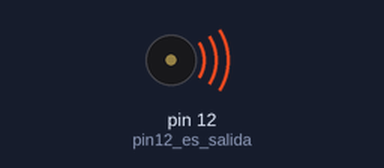
This sketch was run on a simulated Arduino Uno, built with avr-gcc and run on an emulated ATmega328P. On the bench: buzzer (waves = sounding).

Above: at 0.5 s.
Timing chart, 0 to 4.6 s (numbered marks = the images above):
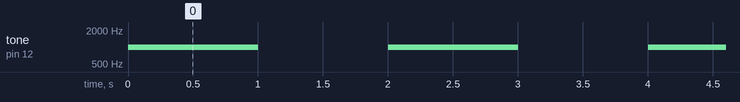

Measured:
- by itself, tone on pin 12 (pin12_es_salida): alternates 1000 Hz for 1.0 s and silent for 1.0 s

The sketch:

arduino.82tonobuzzer.ino
```cpp
void setup() {   //configuracion
  pinMode(12, OUTPUT); //pin12 es salida
}

void loop() {    //se repite siempre
  tone(12, 1000, 1000); //tono de 1kh en pin12 por 1 seg
  delay(1000);     //no hacer nada 1 seg
  noTone(12);      //apagar tono
  delay(1000);     //no hacer nada 1 seg, y regresar al loop
}
```
